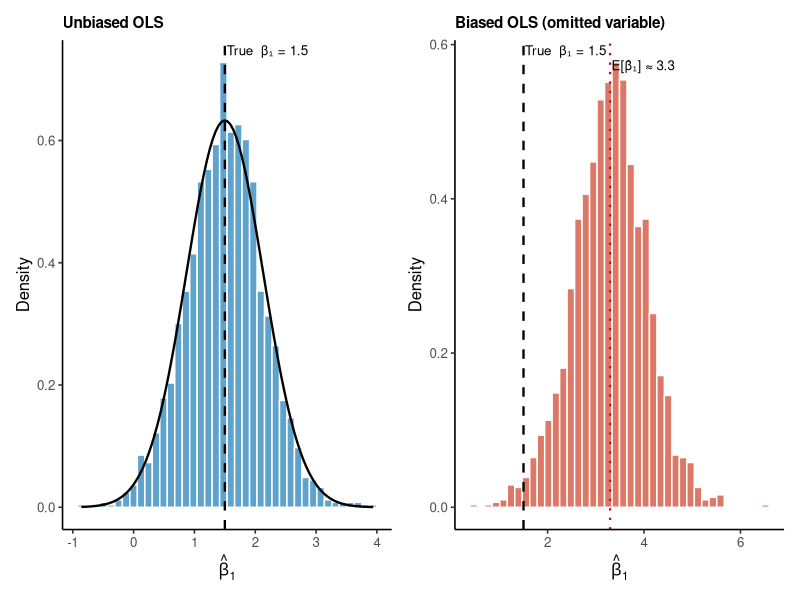
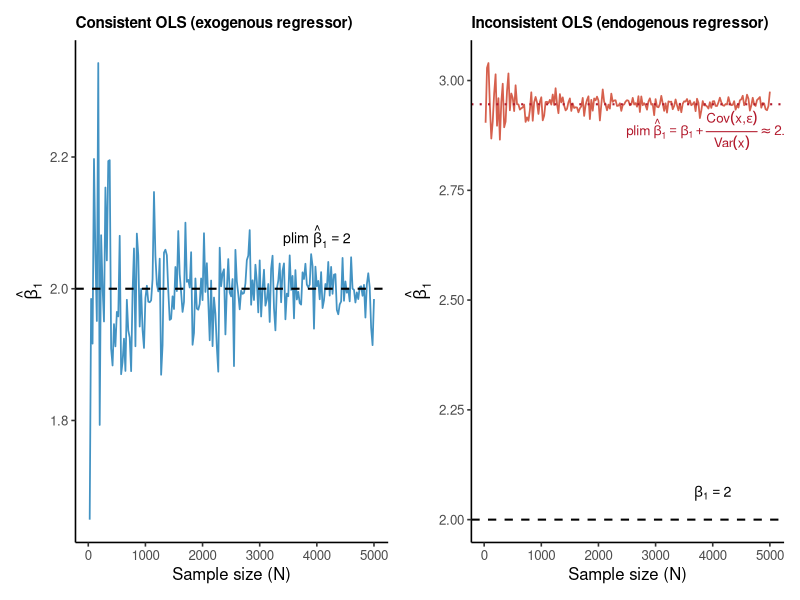
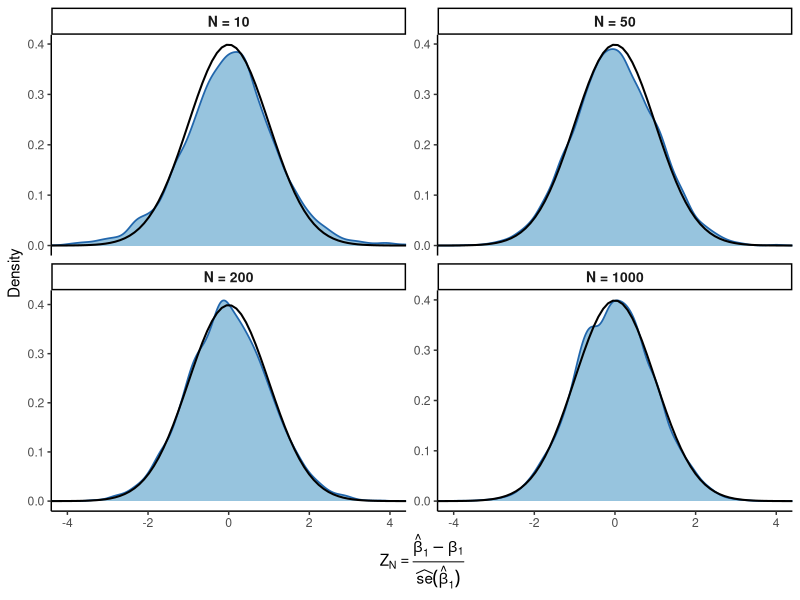
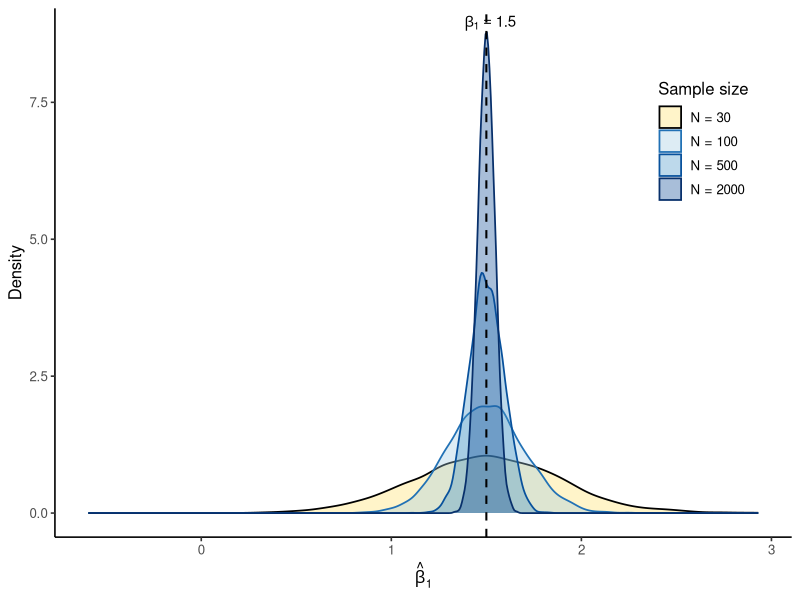
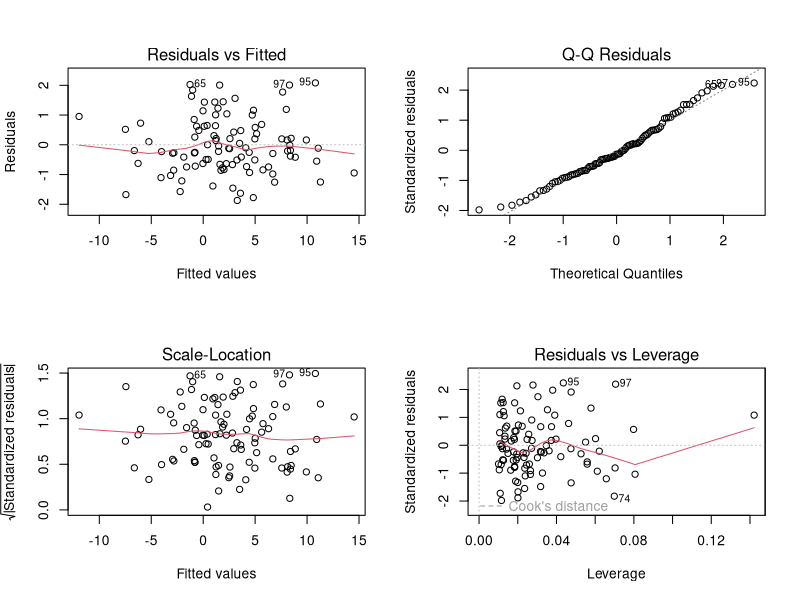
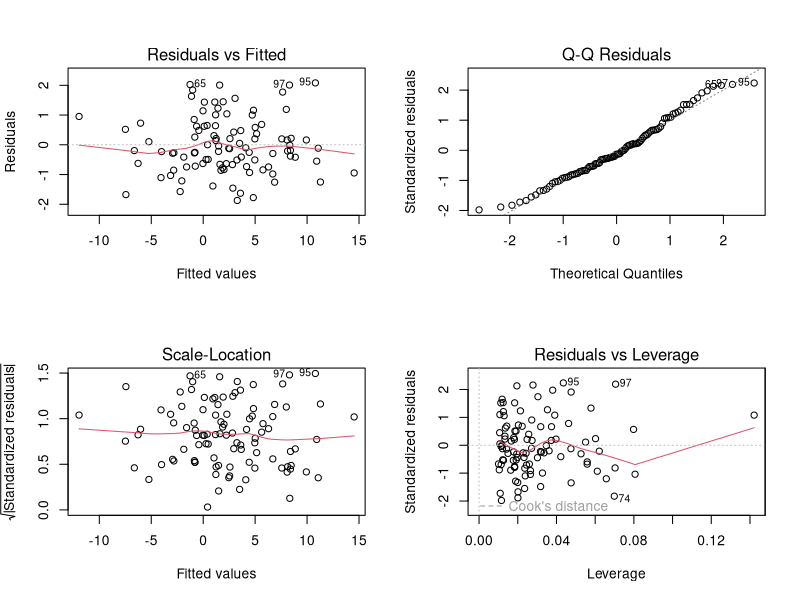

R code for these plots, in order:
## ---- chunk 1
#| label: model-estimation-appx2
#| message: false
#| warning: false
#| cache: true
set.seed(123)
data <- data.frame(
  y = rnorm(100, mean = 50, sd = 10),
  x1 = rnorm(100, mean = 5, sd = 2),
  x2 = rnorm(100, mean = 10, sd = 3)
)
model <- lm(y ~ x1 + x2, data = data)
## ---- chunk 2
#| label: fig-bias-simulation
#| fig-cap: "Sampling distributions of the OLS slope estimator under correct specification (unbiased) and omitted-variable bias."
#| fig-width: 10
#| fig-height: 4.5
#| echo: false
#| warning: false
#| message: false

library(ggplot2)
library(patchwork)

set.seed(42)

# --- Simulation parameters ---
n_obs  <- 20         # observations per sample (small sample)
n_sims <- 2000       # number of replications
beta_0 <- 2          # intercept
beta_1 <- 1.5        # slope of x1 (parameter of interest)
beta_2 <- 3          # slope of x2 (omitted in biased model)
rho    <- 0.6        # correlation between x1 and x2

# --- Storage ---
beta1_unbiased <- numeric(n_sims)
beta1_biased   <- numeric(n_sims)

for (s in seq_len(n_sims)) {
  # Generate correlated regressors
  x1 <- rnorm(n_obs)
  x2 <- rho * x1 + sqrt(1 - rho^2) * rnorm(n_obs)
  eps <- rnorm(n_obs, sd = 2)
  
  y <- beta_0 + beta_1 * x1 + beta_2 * x2 + eps
  
  # Correctly specified model (unbiased)
  beta1_unbiased[s] <- coef(lm(y ~ x1 + x2))[["x1"]]
  
  # Omitted-variable model (biased)
  beta1_biased[s] <- coef(lm(y ~ x1))[["x1"]]
}

sim_df <- data.frame(
  estimate = c(beta1_unbiased, beta1_biased),
  model    = rep(c("Unbiased (correct spec.)", "Biased (omitted x2)"),
                 each = n_sims)
)

# --- Common theme ---
theme_notes <- theme_classic(base_size = 12) +
  theme(plot.title = element_text(face = "bold", size = 11))

# --- Plot 1: Unbiased (with normal density overlay) ---
# Theoretical sampling distribution: N(beta_1, sigma^2 / sum(x1_resid^2))
# Under correct spec with n=100, sigma=2, Var(x1|x2) = 1-rho^2 = 0.64
# se(beta1) ≈ sigma / sqrt(n * Var(x1|x2))
se_theory <- 2 / sqrt(n_obs * (1 - rho^2))

p1 <- ggplot(subset(sim_df, model == "Unbiased (correct spec.)"),
             aes(x = estimate)) +
  geom_histogram(aes(y = after_stat(density)),
                 bins = 40, fill = "#4393C3", colour = "white", alpha = 0.85) +
  stat_function(fun = dnorm,
                args = list(mean = beta_1, sd = sd(beta1_unbiased)),
                colour = "black", linewidth = 0.8) +
  geom_vline(xintercept = beta_1, linewidth = 0.8, linetype = "dashed") +
  labs(title = "Unbiased OLS",
       x = expression(hat(beta)[1]),
       y = "Density") +
  annotate("text", x = beta_1 + 0.03, y = Inf, vjust = 1.5, hjust = 0,
           label = paste0("True  β₁ = ", beta_1), size = 3.4) +
  theme_notes

# --- Plot 2: Biased ---
biased_mean <- mean(beta1_biased)

p2 <- ggplot(subset(sim_df, model == "Biased (omitted x2)"),
             aes(x = estimate)) +
  geom_histogram(aes(y = after_stat(density)),
                 bins = 40, fill = "#D6604D", colour = "white", alpha = 0.85) +
  geom_vline(xintercept = beta_1, linewidth = 0.8, linetype = "dashed") +
  geom_vline(xintercept = biased_mean, linewidth = 0.8,
             linetype = "dotted", colour = "#B2182B") +
  labs(title = "Biased OLS (omitted variable)",
       x = expression(hat(beta)[1]),
       y = "Density") +
  annotate("text", x = beta_1 + 0.03, y = Inf, vjust = 1.5, hjust = 0,
           label = paste0("True  β₁ = ", beta_1), size = 3.4) +
  annotate("text", x = biased_mean + 0.03, y = Inf, vjust = 3, hjust = 0,
           label = paste0("E[β̂₁] ≈ ", round(biased_mean, 2)), size = 3.4,
           colour = "black") +
  theme_notes

# --- Side-by-side ---
p1 + p2
## ---- chunk 3
#| label: fig-consistency-simulation
#| fig-cap: "OLS slope estimate as a function of sample size under correct specification (consistent) and endogeneity (inconsistent)."
#| fig-width: 10
#| fig-height: 4.5
#| echo: false
#| warning: false
#| message: false

library(ggplot2)
library(patchwork)

set.seed(2024)

# --- Parameters ---
beta_0 <- 1
beta_1 <- 2            # true slope
sample_sizes <- seq(25, 5000, by = 25)
n_grid <- length(sample_sizes)

# --- Storage ---
est_consistent   <- numeric(n_grid)
est_inconsistent <- numeric(n_grid)

for (i in seq_along(sample_sizes)) {
  n <- sample_sizes[i]
  
  # --- Consistent case: exogenous regressor ---
  x  <- rnorm(n)
  eps <- rnorm(n, sd = 2)
  y  <- beta_0 + beta_1 * x + eps
  est_consistent[i] <- coef(lm(y ~ x))[["x"]]
  
  # --- Inconsistent case: endogenous regressor (x correlated with eps) ---
  u   <- rnorm(n)
  eps2 <- rnorm(n, sd = 2)
  x2  <- 0.7 * eps2 + u          # x2 is correlated with the error
  y2  <- beta_0 + beta_1 * x2 + eps2
  est_inconsistent[i] <- coef(lm(y2 ~ x2))[["x2"]]
}

df <- data.frame(
  N        = rep(sample_sizes, 2),
  estimate = c(est_consistent, est_inconsistent),
  scenario = rep(c("Consistent (exogenous x)",
                    "Inconsistent (endogenous x)"), each = n_grid)
)

theme_notes <- theme_classic(base_size = 12) +
  theme(plot.title = element_text(face = "bold", size = 11))

# --- Plot 1: Consistent ---
p1 <- ggplot(subset(df, scenario == "Consistent (exogenous x)"),
             aes(x = N, y = estimate)) +
  geom_line(colour = "#4393C3", linewidth = 0.6) +
  geom_hline(yintercept = beta_1, linetype = "dashed", linewidth = 0.7) +
  annotate("text", x = 4000, y = beta_1 + 0.08,
           label = paste0("plim~hat(beta)[1] == ", beta_1),
           parse = TRUE, size = 3.6) +
  labs(title = "Consistent OLS (exogenous regressor)",
       x = "Sample size (N)",
       y = expression(hat(beta)[1])) +
  theme_notes

# --- Plot 2: Inconsistent ---
# Theoretical plim: beta_1 + Cov(x, eps)/Var(x)
# x = 0.7*eps + u, eps ~ N(0,4), u ~ N(0,1)
# Cov(x, eps) = 0.7 * Var(eps) = 0.7 * 4 = 2.8
# Var(x) = 0.49 * 4 + 1 = 2.96
plim_val <- beta_1 + (0.7 * 4) / (0.49 * 4 + 1)   # = 2 + 2.8/2.96 ≈ 2.946

p2 <- ggplot(subset(df, scenario == "Inconsistent (endogenous x)"),
             aes(x = N, y = estimate)) +
  geom_line(colour = "#D6604D", linewidth = 0.6) +
  geom_hline(yintercept = beta_1, linetype = "dashed", linewidth = 0.7) +
  geom_hline(yintercept = plim_val, linetype = "dotted",
             colour = "#B2182B", linewidth = 0.7) +
  annotate("text", x = 4000, y = beta_1 + 0.06,
           label = paste0("beta[1] == ", beta_1),
           parse = TRUE, size = 3.6) +
  annotate("text", x = 4000, y = plim_val - 0.06,
           label = paste0("plim~hat(beta)[1] == beta[1] + frac(Cov(x*','*epsilon), Var(x)) %~~% ", round(plim_val, 2)),
           parse = TRUE, size = 3.4, colour = "#B2182B") +
  labs(title = "Inconsistent OLS (endogenous regressor)",
       x = "Sample size (N)",
       y = expression(hat(beta)[1])) +
  theme_notes

# --- Side-by-side ---
p1 + p2
## ---- chunk 4
#| label: fig-asymptotic-normality-simulation
#| fig-cap: "Convergence to normality of the standardised OLS slope estimator when the errors follow a (re-centred) Pareto$(2.5)$ distribution. As the sample size $N$ grows, the sampling distribution of $Z_N$ approaches the $\\mathcal{N}(0,1)$ density (black curve) despite the pronounced skewness of the underlying error distribution."
#| fig-width: 10
#| fig-height: 7
#| echo: false
#| warning: false
#| message: false

library(ggplot2)
library(patchwork)

set.seed(2026)

# --- Parameters ---
beta_0  <- 2
beta_1  <- 1.5
n_reps  <- 5000
sample_sizes <- c(10, 50, 200, 1000)

# Pareto parameters: shape alpha = 2.5, scale x_m = 1
alpha_par <- 2.5
x_m       <- 1
mu_eps    <- alpha_par * x_m / (alpha_par - 1)   # E[Pareto] for re-centring

# Pareto(alpha, x_m) random draw via inverse-CDF: x_m * U^{-1/alpha}
rpareto <- function(n, alpha, xm) xm * runif(n)^(-1/alpha)

# --- Run replications and collect standardised estimates ---
all_results <- do.call(rbind, lapply(sample_sizes, function(n) {
  z_vals <- replicate(n_reps, {
    x   <- rnorm(n)
    eps <- rpareto(n, alpha_par, x_m) - mu_eps   # re-centred to mean 0
    y   <- beta_0 + beta_1 * x + eps
    fit <- lm(y ~ x)
    b1  <- coef(fit)[["x"]]
    se1 <- summary(fit)$coefficients["x", "Std. Error"]
    (b1 - beta_1) / se1                          # standardised
  })
  data.frame(
    z_stat      = z_vals,
    sample_size = paste0("N = ", n)
  )
}))

all_results$sample_size <- factor(all_results$sample_size,
                                   levels = paste0("N = ", sample_sizes))

theme_notes <- theme_classic(base_size = 11) +
  theme(plot.title = element_text(face = "bold", size = 10))

# --- One facet per sample size ---
ggplot(all_results, aes(x = z_stat)) +
  geom_density(fill = "#4393C3", colour = "#2166AC",
               alpha = 0.55, linewidth = 0.6) +
  stat_function(fun = dnorm, args = list(mean = 0, sd = 1),
                colour = "black", linewidth = 0.7, linetype = "solid") +
  facet_wrap(~ sample_size, scales = "free_y", ncol = 2) +
  coord_cartesian(xlim = c(-4, 4)) +
  labs(x = expression(Z[N] == frac(hat(beta)[1] - beta[1],
                                    widehat(se)(hat(beta)[1]))),
       y = "Density") +
  theme_notes +
  theme(strip.text = element_text(face = "bold", size = 10))
## ---- chunk 5
#| label: fig-asymptotic-efficiency-simulation
#| fig-cap: "Sampling distribution of the OLS slope estimator $\\hat{\\beta}_1$ for increasing sample sizes. As $N$ grows the distribution concentrates around the true value $\\beta_1 = 1.5$, illustrating asymptotic efficiency."
#| fig-width: 7
#| fig-height: 4.5
#| echo: false
#| warning: false
#| message: false

library(ggplot2)

set.seed(2025)

# --- Simulation parameters ---
beta_0     <- 2
beta_1     <- 1.5
sigma      <- 2
n_reps     <- 5000
sample_sizes <- c(30, 100, 500, 2000)

# --- Run replications ---
results <- do.call(rbind, lapply(sample_sizes, function(n) {
  estimates <- replicate(n_reps, {
    x   <- rnorm(n)
    eps <- rnorm(n, sd = sigma)
    y   <- beta_0 + beta_1 * x + eps
    coef(lm(y ~ x))[["x"]]
  })
  data.frame(
    beta1_hat   = estimates,
    sample_size = factor(paste0("N = ", n), levels = paste0("N = ", sample_sizes))
  )
}))

theme_notes <- theme_classic(base_size = 12) +
  theme(plot.title = element_text(face = "bold", size = 11))

ggplot(results, aes(x = beta1_hat, fill = sample_size, colour = sample_size)) +
  geom_density(alpha = 0.35, linewidth = 0.6) +
  geom_vline(xintercept = beta_1, linetype = "dashed", linewidth = 0.7) +
  annotate("text", x = beta_1 + 0.02, y = Inf, vjust = 1.5,
           label = expression(beta[1] == 1.5), size = 3.8) +
  scale_fill_manual(
    name   = "Sample size",
    values = c("N = 30" = "#FFE066", "N = 100" = "#9ECAE1",
               "N = 500" = "#4292C6", "N = 2000" = "#084594")
  ) +
  scale_colour_manual(
    name   = "Sample size",
    values = c("N = 30" = "black", "N = 100" = "#2171B5",
               "N = 500" = "#08519C", "N = 2000" = "#08306B")
  ) +
  labs(
    x = expression(hat(beta)[1]),
    y = "Density"
  ) +
  theme_notes +
  theme(legend.position = c(0.88, 0.75))
## ---- chunk 6
#| label: model-estimation-appx4
#| message: false
#| warning: false
#| cache: true
set.seed(123)
n <- 100
data <- data.frame(
  x1 = rnorm(n, mean = 5, sd = 2),
  x2 = rnorm(n, mean = 10, sd = 3)
)
data$y <- 1.5 + 2 * data$x1 - 1 * data$x2 + rnorm(n)
model <- lm(y ~ x1 + x2, data = data)
## ---- chunk 7
#| label: joint-hypothesis-appx2
library(car)
linearHypothesis(model, c("x1 = 0", "x2 = 0"))
## ---- chunk 8
#| label: residual-plot-appx2
par(mfrow = c(2,2))
plot(model)
par(mfrow = c(1,1))
## ---- chunk 9
#| label: bp-test-appx2
library(lmtest)
bptest(model)
## ---- chunk 10
#| label: jb-test-appx2
library(tseries)
jarque.bera.test(residuals(model))
## ---- chunk 11
#| label: vif-appx2
library(car)
vif(model)
## ---- chunk 12
#| label: model-estimation-appx5
#| message: false
#| warning: false
#| cache: true
set.seed(123)
n <- 100
data <- data.frame(
  x1 = rnorm(n, mean = 5, sd = 2),
  x2 = rnorm(n, mean = 10, sd = 3)
)
data$y <- 1.5 + 2 * data$x1 - 1 * data$x2 + rnorm(n)
model <- lm(y ~ x1 + x2, data = data)
## ---- chunk 13
#| label: joint-hypothesis-appx
library(car)
linearHypothesis(model, c("x1 = 0", "x2 = 0"))
## ---- chunk 14
#| label: residual-plot-appx
par(mfrow = c(2,2))
plot(model)
par(mfrow = c(1,1))
## ---- chunk 15
#| label: bp-test-appx
library(lmtest)
bptest(model)
## ---- chunk 16
#| label: jb-test-appx
library(tseries)
jarque.bera.test(residuals(model))
## ---- chunk 17
#| label: vif-appx
library(car)
vif(model)
